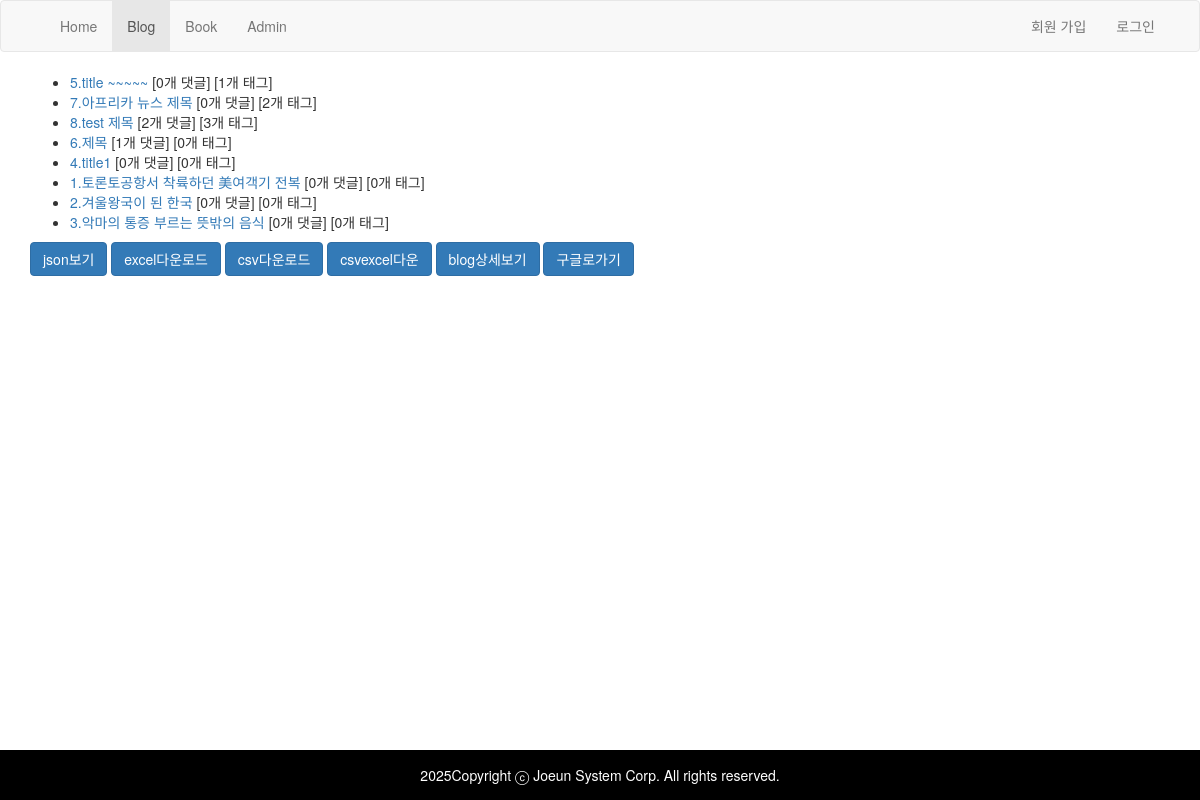
Screenshot of /blog/ with the database file from the repository.
### blog/models.py (models this page shows, shortened)
class Post(models.Model): # 테이블명 : blog_post
  title = models.CharField(verbose_name="제목",
                           max_length=100) # 최대 길이 반드시 지정 VARCHAR 타입
  content = models.TextField("본문") # 최대 길이 제한이 없음 CLOB, TEXT 타입
  create_at = models.DateField(auto_now_add=True)
  update_at = models.DateTimeField(auto_now=True)
  region = models.CharField(verbose_name="지역",
                            max_length=20,
                            choices=REGION_CHOICE,
                            default='Asia')
  lnglat = models.CharField(verbose_name="경,위도",
                            max_length=100,
                            blank=True,
                            null=True,
                            help_text="경도,위도 포맷",
                            validators=[lnglat_validator]) # 38.5,125.4125
  url = models.URLField(blank=True, null=True)
  tags = models.ManyToManyField("Tag")
  class Meta:
    ordering = ['-update_at']

class Comment(models.Model):
  post = models.ForeignKey(to=Post, # "Post"
                           on_delete=models.CASCADE)
  author = models.CharField(verbose_name="이름", max_length=20)
  message  =models.TextField(verbose_name="댓글")
  create_at = models.DateField(auto_now_add=True)
  update_at = models.DateTimeField(auto_now=True)
  class Meta:
    ordering = ['-create_at', '-update_at']

### blog/views.py (the view)
# urls.py: path("", views.index, name="index"),
def index(request):
  post_list = Post.objects.all()
  print('로그인한 user_name :',request.user)
  return render(request,
                'blog/index.html',
                {'post_list':post_list})

### blog/converters.py (called while the page is built)
  def to_url(self, value):
    return str(value)

### blog/templates/blog/index.html (shortened to what this page needs)
{% extends "base.html" %}
{% block content %}
  {% if post_list %}
    <ul>
    {% for post in post_list %}
      <li>
        <a href="{% url 'blog:detail' post.id %}">{{post.id}}.{{post.title}}</a>
        [{{ post.comment_set.all | length}}개 댓글]
        [{{post.tags.all | length}}개 태그]
      </li>
    {% endfor %}
    </ul>
  {% else %}
    <p>No posts are available.</p>
  {% endif %}
  <button class="btn btn-primary" onclick="location='{% url 'blog:json' %}'">
    json보기
  </button>
  <button class="btn btn-primary" onclick="location='{% url 'blog:excel' %}'">
    excel다운로드
  </button>
  <button class="btn btn-primary" onclick="location='{% url 'blog:csv' %}'">
    csv다운로드
  </button>
  <button class="btn btn-primary" onclick="location='{% url 'blog:csvexcel' %}'">
    csvexcel다운
  </button>
  <button class="btn btn-primary" onclick="location='{% url 'blog:redirect1' %}'">
    blog상세보기
  </button>
  <button class="btn btn-primary" onclick="location='{% url 'blog:redirect2' %}'">
    구글로가기
  </button>
{% endblock %}

### rows the page displays
Post: id "5", title "title ~~~~~", comment_set.all|length "0", tags.all|length "1"
Post: id "7", title "아프리카 뉴스 제목", comment_set.all|length "0", tags.all|length "2"
Post: id "8", title "test 제목", comment_set.all|length "2", tags.all|length "3"
Post: id "6", title "제목", comment_set.all|length "1", tags.all|length "0"
Post: id "4", title "title1", comment_set.all|length "0", tags.all|length "0"
Post: id "1", title "토론토공항서 착륙하던 美여객기 전복", comment_set.all|length "0", tags.all|length "0"
Post: id "2", title "겨울왕국이 된 한국", comment_set.all|length "0", tags.all|length "0"
Post: id "3", title "악마의 통증 부르는 뜻밖의 음식", comment_set.all|length "0", tags.all|length "0"

### other values shown
{{ year }} "2025"
